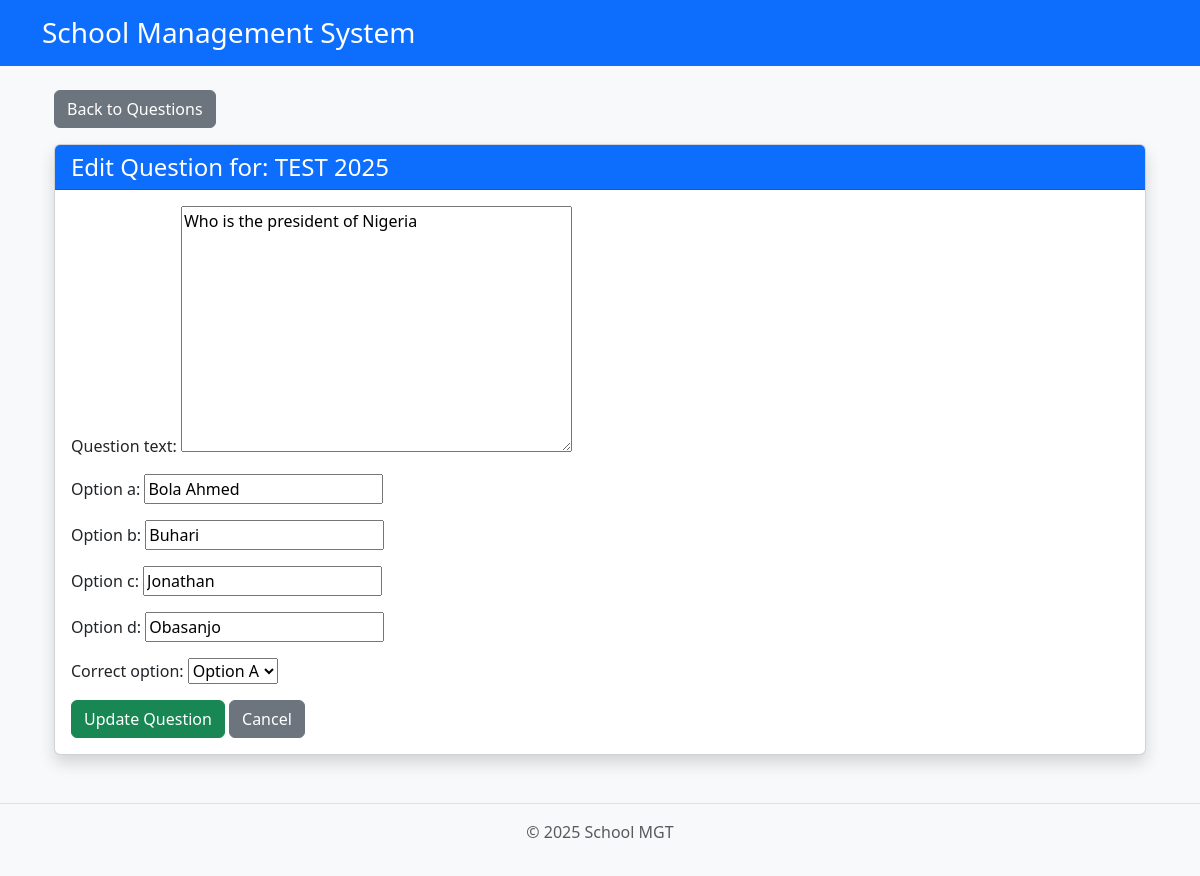
/teacher/cbt/question/edit/12/ (signed in), run on the app's committed database.
### core/models.py (models this page shows, shortened)
class CBTTest(models.Model):
    teacher = models.ForeignKey(TeacherProfile, on_delete=models.CASCADE)
    title = models.CharField(max_length=200)
    subject = models.ForeignKey(Subject, on_delete=models.CASCADE)
    classroom = models.ForeignKey(ClassRoom, on_delete=models.CASCADE)
    term = models.CharField(max_length=20)
    session = models.CharField(max_length=20)
    duration_minutes = models.PositiveIntegerField()
    total_questions = models.PositiveIntegerField()
    start_time = models.DateTimeField()
    end_time = models.DateTimeField()
    created_at = models.DateTimeField(auto_now_add=True)
    is_active = models.BooleanField(default=False)

class CBTQuestion(models.Model):
    test = models.ForeignKey(CBTTest, on_delete=models.CASCADE, related_name='questions')
    question_text = models.TextField()
    option_a = models.CharField(max_length=255)
    option_b = models.CharField(max_length=255)
    option_c = models.CharField(max_length=255)
    option_d = models.CharField(max_length=255)
    correct_option = models.CharField(max_length=1, choices=[
        ('A', 'Option A'),
        ('B', 'Option B'),
        ('C', 'Option C'),
        ('D', 'Option D')
    ])

### core/views.py (the view)
# urls.py: path('teacher/cbt/question/edit/<int:question_id>/', views.edit_cbt_question, name='edit_cbt_question'),
@login_required
def edit_cbt_question(request, question_id):
    question = get_object_or_404(CBTQuestion, id=question_id, test__teacher__user=request.user)
    test = question.test
    if request.method == 'POST':
        form = CBTQuestionForm(request.POST, instance=question)
        if form.is_valid():
            form.save()
            messages.success(request, 'Question updated successfully.')
            return redirect('add_cbt_question', test_id=test.id)
    else:
        form = CBTQuestionForm(instance=question)
    return render(request, 'teacher/edit_cbt_question.html', {'form': form, 'test': test})

### core/forms_cbt.py
class CBTQuestionForm(forms.ModelForm):
    class Meta:
        model = CBTQuestion
        fields = ['question_text', 'option_a', 'option_b', 'option_c', 'option_d', 'correct_option']

### core/templates/teacher/edit_cbt_question.html (shortened to what this page needs)
{% extends "base.html" %}
{% block content %}
<div class="container mt-4">
    <div class="mb-3">
        <a href="{% url 'add_cbt_question' test.id %}" class="btn btn-secondary">
             Back to Questions
        </a>
    </div>
    <div class="card shadow">
        <div class="card-header bg-primary text-white">
            <h4 class="mb-0">Edit Question for: {{ test.title }}</h4>
        </div>
        <div class="card-body">
            <form method="post">
                {{ form.as_p }}
                <div class="mt-3">
                    <button type="submit" class="btn btn-success">
                         Update Question
                    </button>
                    <a href="{% url 'add_cbt_question' test.id %}" class="btn btn-secondary">
                        Cancel
                    </a>
                </div>
            </form>
        </div>
    </div>
</div>
{% endblock %}

### core/templates/base.html (style rules this page uses)
body { background-color: #f8f9fa; }

### data on the page
CBTTest: title "TEST 2025"
CBTQuestion: question_text "Who is the president of Nigeria", option_a "Bola Ahmed", option_b "Buhari", option_c "Jonathan", option_d "Obasanjo", correct_option "Option A"
